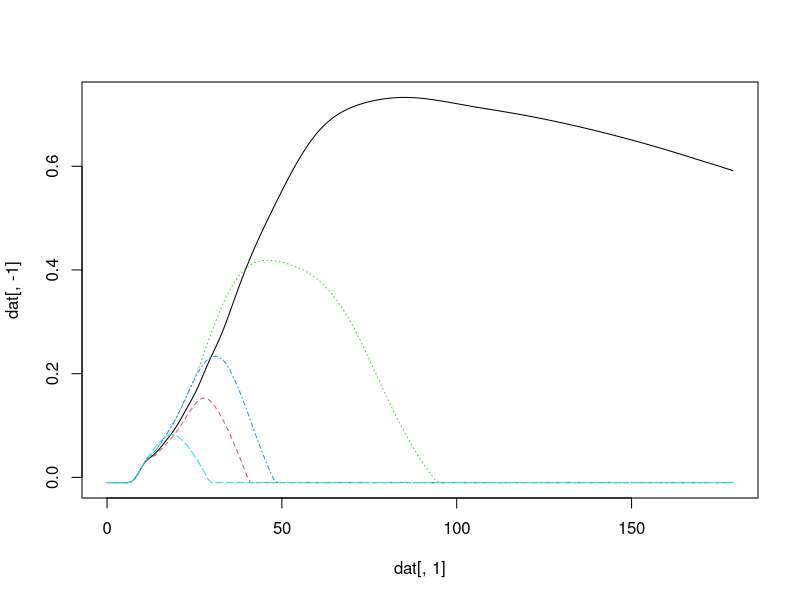
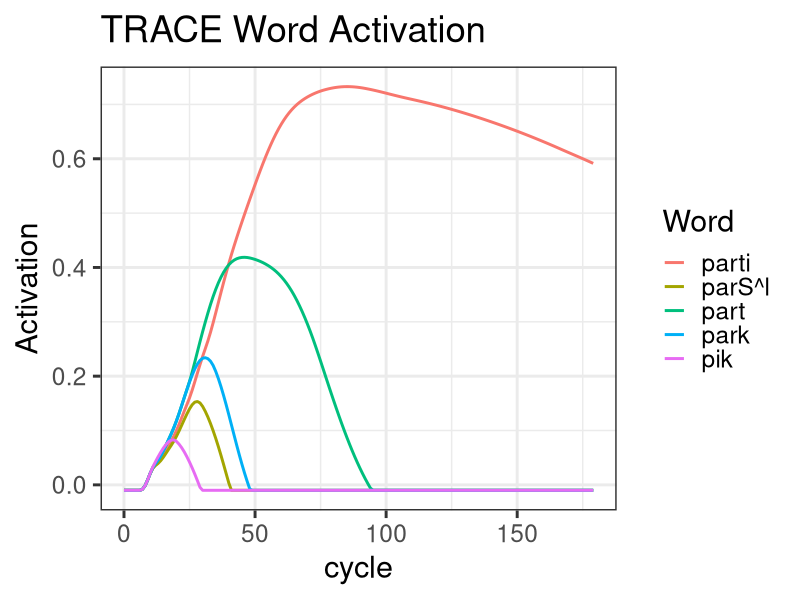

Write the R code that produced these figures, in order.

library(data.table)

dat <- fread("jtrace_parti_graph.csv")
dat[, V7:=NULL]

cc <- c("")
matplot(x = dat[, 1], y = dat[, -1], type = 'l')

dat2 <- melt(dat, id.vars = "cycle")

library(ggplot2)
dat2[, Word := variable]

# dumb way of rewording but it will work
ds <- split(dat2, by = "Word")
dat2 <- rbindlist(ds[c(5,2,4,3,1)])
#dat2$Word <- as.character(dat2$Word)
bb <- names(ds[c(5,2,4,3,1)])

png("trace_plot.png", width = 624)
ggplot(dat2, aes(cycle, value, color = Word)) +
  geom_line(size = 1) + ylab("Activation") + theme_bw(base_size=22) +
  ggtitle("TRACE Word Activation") +
  scale_fill_manual(labels = bb)
dev.off()
